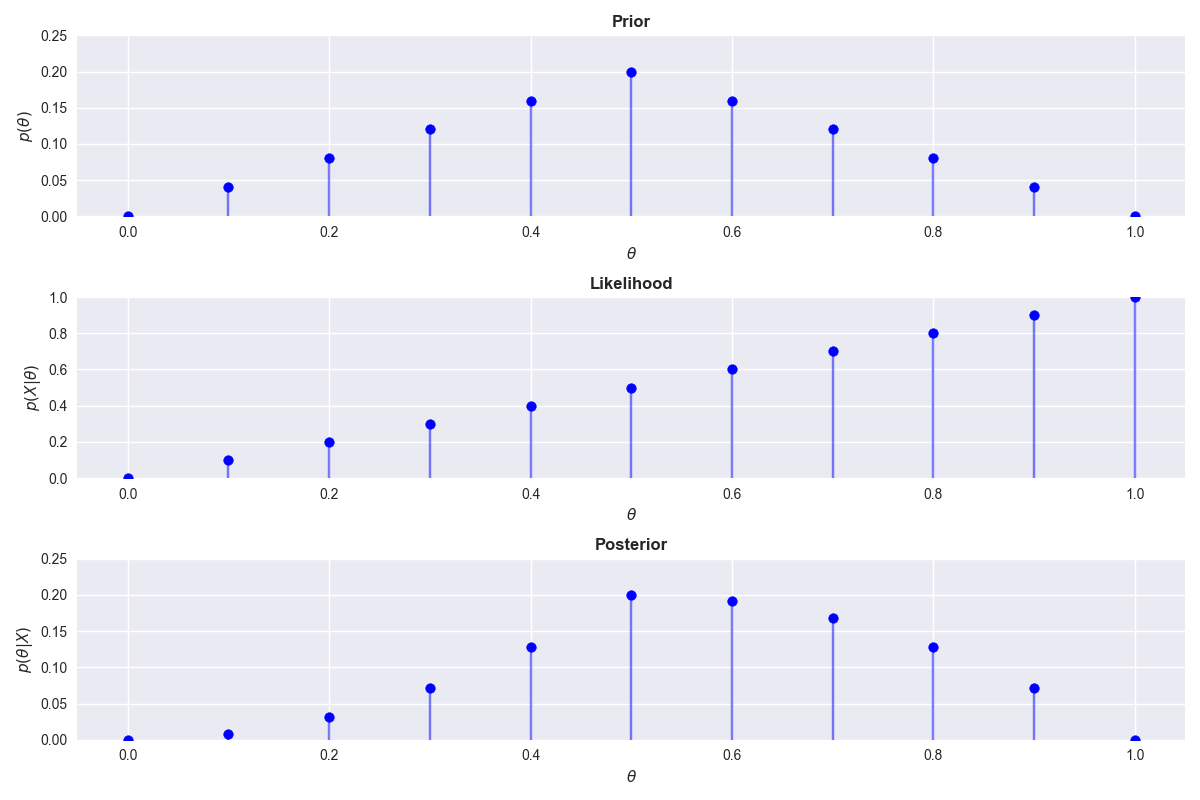

This chart was generated by the following Python code:
import numpy as np
import matplotlib.pyplot as plt
import scipy.stats as stats

plt.style.use('seaborn')

# alpha, beta = 10, 10
# prior = stats.beta(alpha, beta)
#
# n = 100
# h = 35
#
# likelihood = stats.binom
# posterior = stats.beta(h + alpha, n - h + beta)
#
# thetas = np.linspace(0, 1, 100)

# fig, ax = plt.subplots()
# ax.plot(thetas, prior.pdf(thetas), c='r', label='Prior')
# ax.fill_between(thetas, prior.pdf(thetas), facecolor='r', alpha=0.3)
# ax.plot(thetas, len(thetas) * likelihood(n, thetas).pmf(h), c='b', label='Likelihood')
# ax.fill_between(thetas, len(thetas) * likelihood(n, thetas).pmf(h), facecolor='b', alpha=0.3)
# ax.plot(thetas, posterior.pdf(thetas), c='g', label='Posterior')
# ax.fill_between(thetas, posterior.pdf(thetas), facecolor='g', alpha=0.3)
# plt.legend()
# plt.show()
#
#
# fig, axes = plt.subplots(1, 3)
# axes[0].plot(thetas, prior.pdf(thetas), c='r')
# axes[0].fill_between(thetas, prior.pdf(thetas), facecolor='r', alpha=0.3)
# axes[0].set_title('Prior')
# axes[1].plot(thetas, len(thetas) * likelihood(n, thetas).pmf(h), c='b')
# axes[1].fill_between(thetas, len(thetas) * likelihood(n, thetas).pmf(h), facecolor='b', alpha=0.3)
# axes[0].set_title('Likelihood')
# axes[2].plot(thetas, posterior.pdf(thetas), c='g')
# axes[2].fill_between(thetas, posterior.pdf(thetas), facecolor='g', alpha=0.3)
# axes[2].set_title('Posterior')
# plt.legend()
# plt.show()


thetas = np.linspace(0, 1, 11)


def plot_discrete_prior(ax, thetas):
    dens = np.minimum(thetas, 1 - thetas)
    dens /= np.sum(dens)
    ax.scatter(thetas, dens, c='b')
    for i, theta in enumerate(thetas):
        axes[0].axvline(x=theta, ymax=(dens[i] / 0.25), c='b', alpha=0.5)
    ax.set_ylim((0, 0.25))
    ax.set_title('Prior', fontweight='bold')
    ax.set_ylabel(r'$p(\theta)$')
    ax.set_xlabel(r'$\theta$')


def plot_discrete_likelihood(ax, thetas):
    ax.scatter(thetas, thetas, c='b')
    for i, theta in enumerate(thetas):
        ax.axvline(x=theta, ymax=theta, c='b', alpha=0.5)
    ax.set_ylim((0, 1))
    ax.set_title('Likelihood', fontweight='bold')
    ax.set_ylabel(r'$p(X|\theta)$')
    ax.set_xlabel(r'$\theta$')


def plot_discrete_posterior(ax, thetas):
    dens = np.minimum(thetas, 1 - thetas)
    dens /= np.sum(dens)
    theta_dens = np.multiply(thetas, dens)
    theta_dens /= np.sum(theta_dens)
    ax.scatter(thetas, theta_dens, c='b')
    for i, theta in enumerate(thetas):
        ax.axvline(x=theta, ymax=(theta_dens[i] / 0.25), c='b', alpha=0.5)
    ax.set_ylim((0, 0.25))
    ax.set_title('Posterior', fontweight='bold')
    ax.set_ylabel(r'$p(\theta|X)$')
    ax.set_xlabel(r'$\theta$')


fig, axes = plt.subplots(3, 1, figsize=(12, 8))
plot_discrete_prior(axes[0], thetas)
plot_discrete_likelihood(axes[1], thetas)
plot_discrete_posterior(axes[2], thetas)
plt.tight_layout()
plt.savefig('prior_likelihood_posterior.png')
plt.show()
print('here')